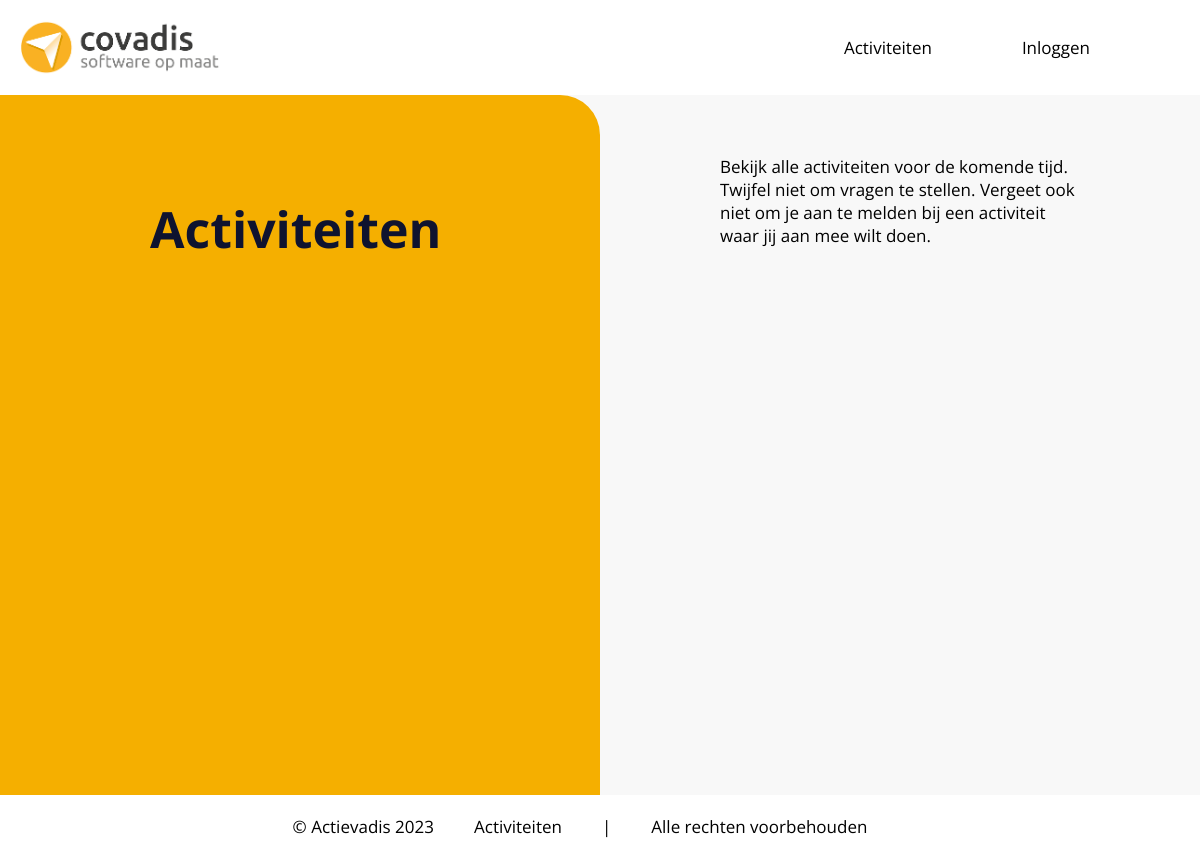
Page /Pages/Activities/overview.php on the earlier database version.
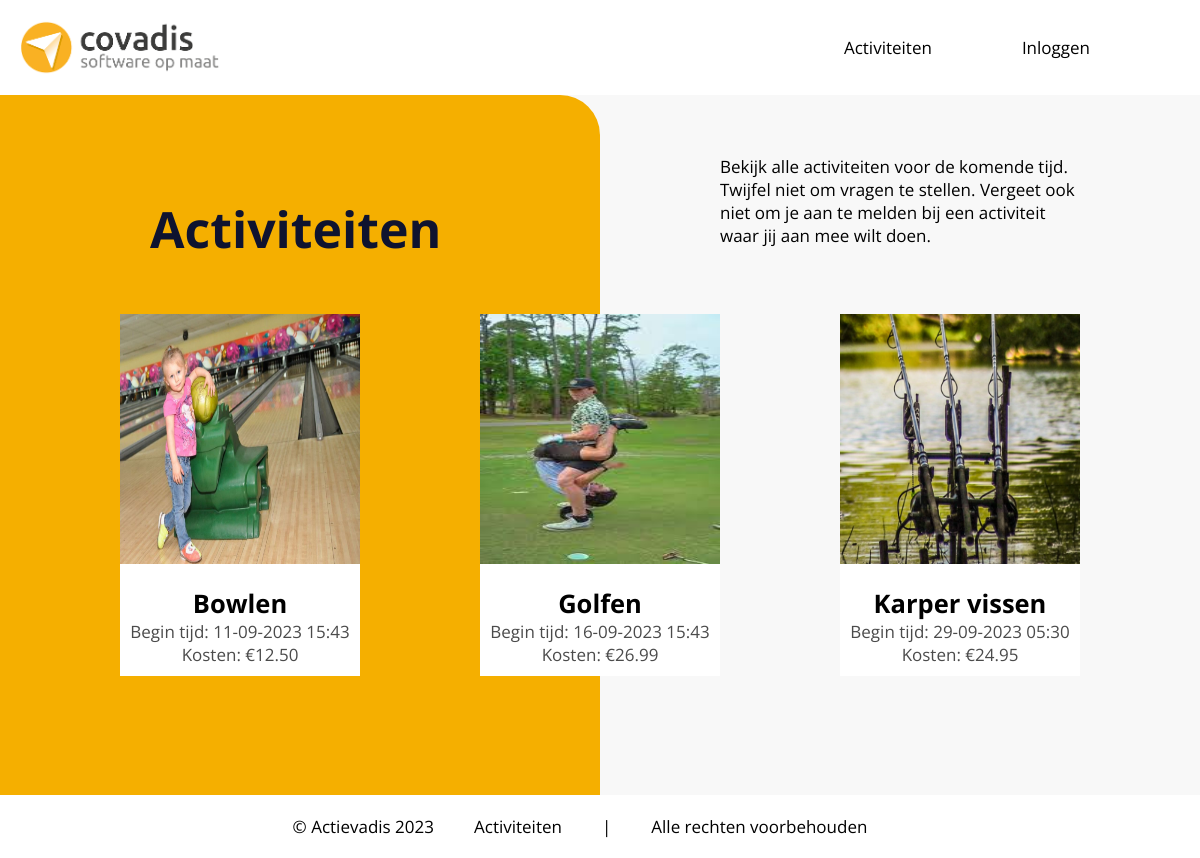
Same page on the later database version.
### tables this page shows
CREATE TABLE `activity` (
  `id` int(11) NOT NULL,
  `name` varchar(60) NOT NULL,
  `location` varchar(255) NOT NULL,
  `food` tinyint(1) NOT NULL,
  `price` double NOT NULL,
  `description` varchar(255) NOT NULL,
  `image` varchar(30) NOT NULL,
  `startTime` datetime NOT NULL,
  `endTime` datetime NOT NULL
);

### Database/databaseFunctions.php (called while the page is built, shortened)
<?php
function db_connect(){
    $servername = "localhost";
    $username   = "root";
    $password   = "";
    $dbname     = "actievadis";
    $mysqli = new mysqli($servername, $username, $password, $dbname);
    return $mysqli;
}
function db_getData($query){
    $mysqli = db_connect();
    $result = $mysqli->query($query);
    return $result;
}
?>

### Database/activityFunctions.php (called while the page is built, shortened)
<?php
require_once "databaseFunctions.php";
function getAllActivities()
{
    return db_getData("SELECT * FROM activity");
}
?>

### Class/HandyFunctions.php (called while the page is built, shortened)
<?php
function formateDate($date)
    {
        return date("d-m-Y H:i", strtotime($date));
    }
?>

### Pages/Activities/overview.php (the view, shortened to what this page needs)
<?php
include "../../Database/activityFunctions.php";
include "../General/header.php";
require_once "../../Class/HandyFunctions.php";
?>
<html>
<head>
    <link rel="stylesheet" href="../../Css/overview.css">
</head>
<body>
    <div class="container">
        <div class="topContent">
            <div class="colorBackground">
                <h1 class="titleh1">Activiteiten</h1>
            </div>
            <div class="rightSide">
                <div class="rightTopText">
                    <p>Bekijk alle activiteiten voor de komende tijd. Twijfel niet om vragen te stellen. Vergeet ook niet om je aan te melden bij een activiteit waar jij aan mee wilt doen.</p>
                </div>
            </div>
        </div>
        <div class="containerCards">
            <div class="activityCards">
                <?php
                $activities = getAllActivities();
                while ($activityData = $activities->fetch_assoc()) {
                ?>
                    <div class="card" id="<?php echo $activityData['id'] ?>">
                        <img src="../../Images/<?php echo $activityData['image'] ?>" />
                        <div class="cardText">
                            <h2><?php echo $activityData['name'] ?></h2>
                            <p>Begin tijd: <?php echo formateDate($activityData['startTime']); ?></p>
                            <p>Kosten: <?php echo "€" . number_format((float)$activityData['price'], 2, '.', '') ?></p>
                        </div>
                    </div>
                <?php
                }
                ?>
            </div>
        </div>
    </div>
</body>
<?php include "../General/footer.php" ?>
</html>

### Pages/General/header.php (shortened to what this page needs)
<?php
include "../../Class/HandyFunctions.php";
?>
<htlm>
    <link rel="stylesheet" href="../Css/header.css">
    <link rel="stylesheet" href="../../Css/header.css">
    <body>
        <div class="Header">
            <div class="Title">
                <img src="../../Images/ImgLogo.png" width="200px">
            </div>
            <nav class="Navheader">
                <ul class="MenuHeader">
                    <li class="headerli"><a href="../Activities/overview.php" class="headerA">Activiteiten</a></li>
                         <li><a href="../Account/login.php">
                        <?php
                        if (isset($_COOKIE['CurrUser'])) {
                        ?>
                            <a href="../account/profile.php" class="headerA"><?php
                            $user = new user(getUserById($_COOKIE['CurrUser']));
                            echo $user->getUsername();
                        ?></a>
                        <?php
                        } else { ?>
                            <a href="../Account/login.php" class="headerA">Inloggen</a>
                        <?php } ?>
                    </a>
                </li>
                </ul>
            </nav>
        </div>
    </body>
</htlm>

### Pages/General/footer.php (shortened to what this page needs)
<htlm>
    <link rel="stylesheet" href="../Css/footer.css">
    <link rel="stylesheet" href="../../Css/footer.css">
    <body>
        <div class="Footer">
            <div class="Info">
                <ul class="Menu">
                    <li>© Actievadis 2023 </li>
                    <li><a href="../Activities/overview.php">Activiteiten</a></li>
                    <li>|</li>
                    <li>Alle rechten voorbehouden</li>
                </ul>
    </body>
</htlm>

### Css/header.css (style rules this page uses)
body { font-family: 'Open Sans', sans-serif; font-size: 17px; }
* { margin: 0; padding: 0; }
.Header { padding: 20px; display: flex; background-color: white; }
.Title { width: 30%; }
.Navheader { width: 70%; display: flex; align-items: center; justify-content: end; }
.MenuHeader { display: flex; }
.headerA { display: flex; margin-right: 50px; align-items: center; align-self: center; text-decoration: none; color: black; border: 1px white; }
.headerli { list-style: none; }

### Css/Overview.css (style rules this page uses)
:root { --color-white: #ffffff; --color-Blue: #0f132f; --color-Orange: #f5af00; }
body { background-color: #f8f8f8; }
* { margin: 0; padding: 0; }
.card h2 { text-align: center; }
.card p { text-align: center; color: rgb(75, 75, 75); }
.containerCards { display: flex; justify-content: center; flex-wrap: wrap; }
.activityCards { display: flex; flex-wrap: wrap; justify-content: center; align-content: center; width: 100%; margin-top: -600px; }
.card { margin: 5%; width: 20%; min-height: 350px; height: auto; overflow: hidden; background-color: white; }
.card img { width: 100%; height: 250px; object-fit: fill; margin-bottom: 5%; }
.cardText { width: 100%; min-height: 100px; height: auto; display: block; align-content: center; }
.colorBackground { background-color: #f5af00; width: 50%; height: 700px; border-radius: 0 40px 0 0; display: flex; }
.titleh1 { color: #0f132f; font-size: 50px; font-weight: 700; margin-left: 150px; margin-top: 100px; }
.rightSide { display: flex; width: 50%; justify-content: center; margin-top: 60px; }
.rightTopText { width: 60%; }
.topContent { display: flex; }

### Css/footer.css (style rules this page uses)
body { font-family: 'Open Sans', sans-serif; font-size: 17px; }
* { margin: 0; padding: 0; }
.Footer { padding: 20px; display: flex; justify-content: center; background-color: white; }
.Menu { display: flex; }
.Menu a { display: flex; align-items: center; align-self: center; text-decoration: none; color: black; border: 1px white; }
li { list-style: none; margin-right: 40px; }

Differences in the rows shown:
added activity: image (picture), name "Bowlen", startTime "11-09-2023 15:43", price "12.50"
added activity: image (picture), name "Golfen", startTime "16-09-2023 15:43", price "26.99"
added activity: image (picture), name "Karper vissen", startTime "29-09-2023 05:30", price "24.95"
